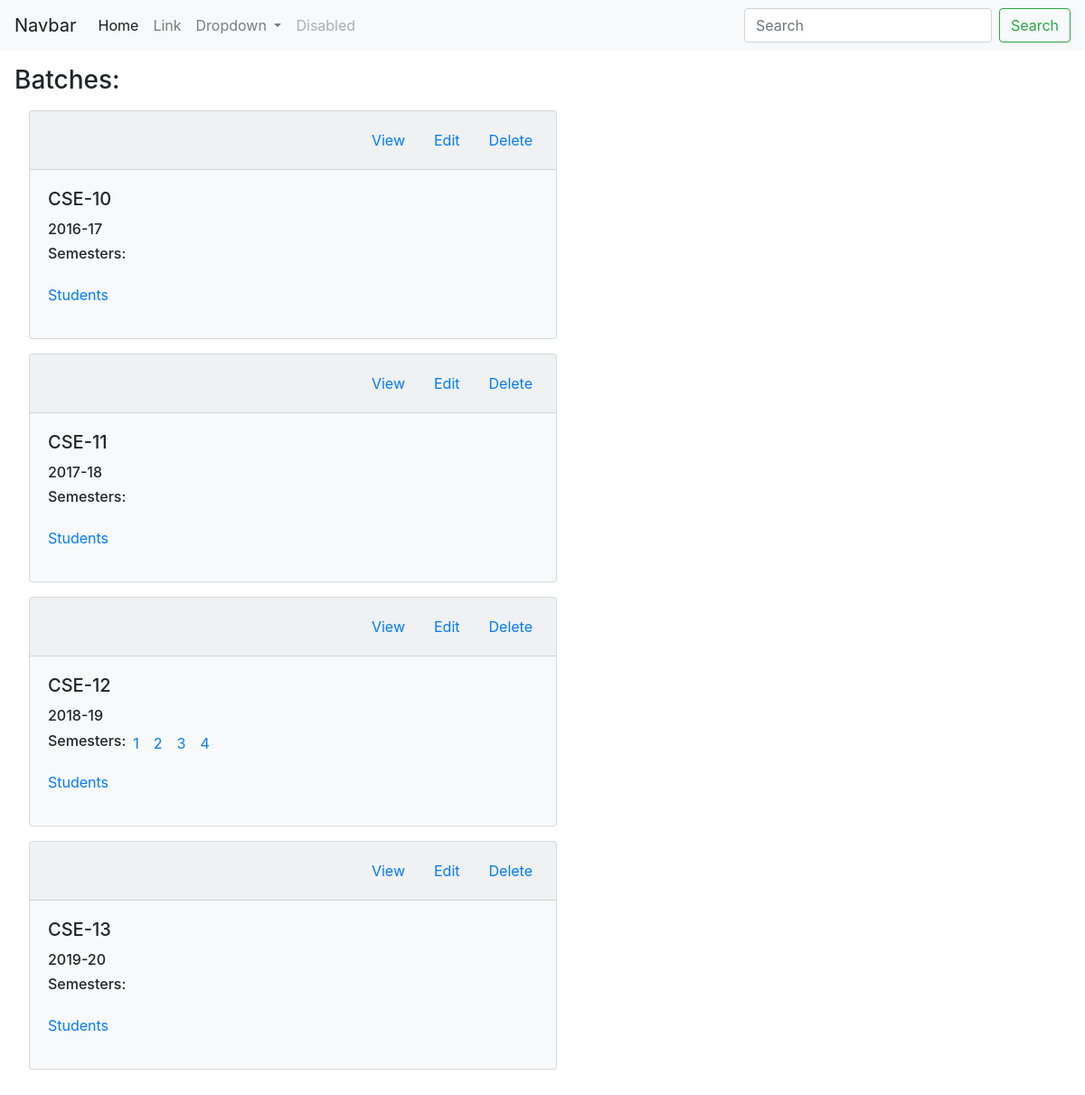
Page /main/ on the earlier database version.
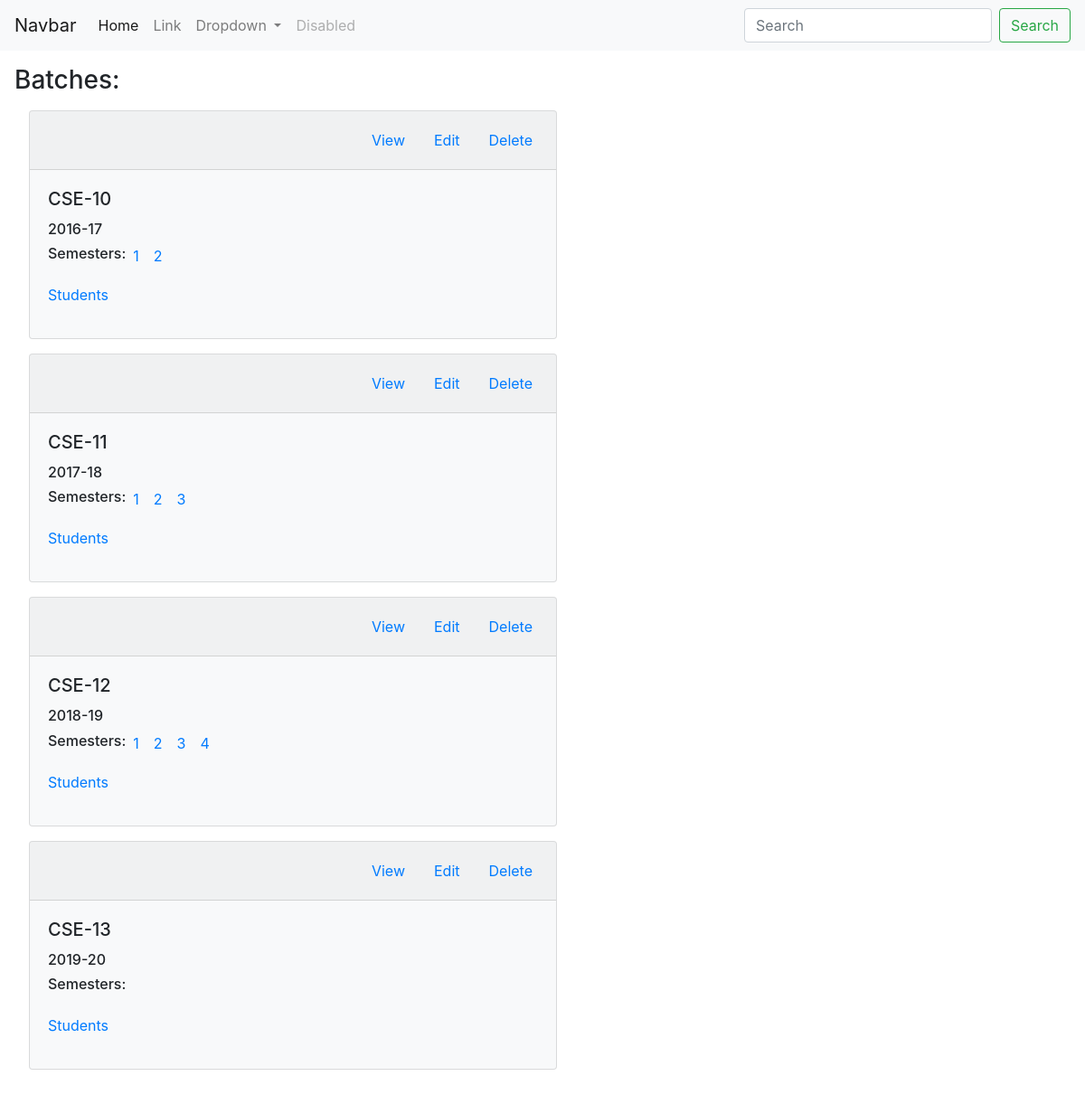
Same page on the later database version.
### main/models.py (models this page shows)
class Batch(models.Model):
    id = models.AutoField
    batch_id = models.CharField(max_length=18, default="") # It shall be removed later, all the work will be modified accrodingly
    batch_no = models.CharField(max_length=6, default="")
    session = models.CharField(max_length=8, default="")

class Semester(models.Model):
    id = models.AutoField
    batch_no = models.CharField(max_length=8, default="")
    semester_no = models.IntegerField(default=None)

### main/views.py (the view, shortened to what this page needs)
# urls.py: path('', views.index, name="index"),
def index(request):
    batches = Batch.objects.all()
    all_batches = list()
    for batch in batches:
        new_dict = dict()
        semester_list = Semester.objects.filter(batch_no=batch.batch_no)
        new_list = list()
        for semester in semester_list:
            new_list.append(semester)
        new_dict['batch_id'] = batch.batch_id
        new_dict['batch_no'] = batch.batch_no
        new_dict['session'] = batch.session
        new_dict['semesters'] = new_list
        all_batches.append(new_dict)
    return render(request, 'main/index.html', {'all_batches' : all_batches})

### main/templates/main/index.html (shortened to what this page needs)
{% extends 'main/base.html' %}
{% block body %}
<section class="batch-list p-3">
    <h3>Batches: </h3>
    {% for batch in all_batches %}
    <div class="card bg-light w-50 m-3">
        <div class="card-header">
            <ul class="nav nav-pills justify-content-end card-header-pills">
                <li class="nav-item">
                    <a class="nav-link" href="#">View</a>
                </li>
                <li class="nav-item">
                    <a class="nav-link" href="#">Edit</a>
                </li>
                <li class="nav-item">
                    <a class="nav-link">Delete</a>
                </li>
            </ul>
        </div>
        <div class="card-body">
            <h5 class="card-title">{{batch.batch_no}}</h5>
            <h6 class="card-text">{{batch.session}}</h6>
            <ul class="list-unstyled d-flex">
                <h6>Semesters: </h6>
                {% for semester in batch.semesters %}
                    {% if semester.batch_no == batch.batch_no  %}
                        <li class="mx-2">
                            <a href="semester_view/{{semester.batch_no}}/{{semester.semester_no}}">{{semester.semester_no}}</a>
                        </li>
                    {% endif %}
                {% endfor %}
            </ul>
            <p><a href="students_view/{{batch.batch_no}}">Students</a></p>
        </div>
    </div>
    {% endfor %}
</section>
{% endblock %}

Differences in the rows shown:
added Semester: semester_no "1", shown under "CSE-10"
added Semester: semester_no "2", shown under "CSE-10"
added Semester: semester_no "1", shown under "CSE-11"
added Semester: semester_no "2", shown under "CSE-11"
added Semester: semester_no "3", shown under "CSE-11"
